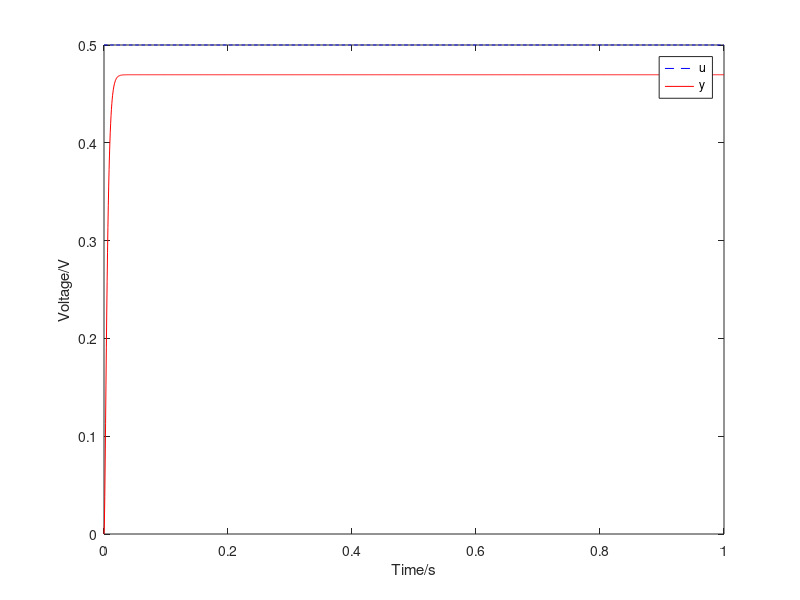

MATLAB code to generate this figure:
pkg load control;

clear;

R1=20e3;
R2=300e3;
K=1.03;
TE=1.3267e-3;
TM=0.0909;


G=tf([15.45], [1.17e-4 9.13e-2 16.45]);
stepsize=0.5;

[y_unit t]=step(G,1);
y=y_unit*stepsize;
u=ones(length(t),1)*stepsize;

figure
plot(t,u,'b--',t,y,'r-')
legend('u','y');
xlabel('Time/s');
ylabel('Voltage/V');
